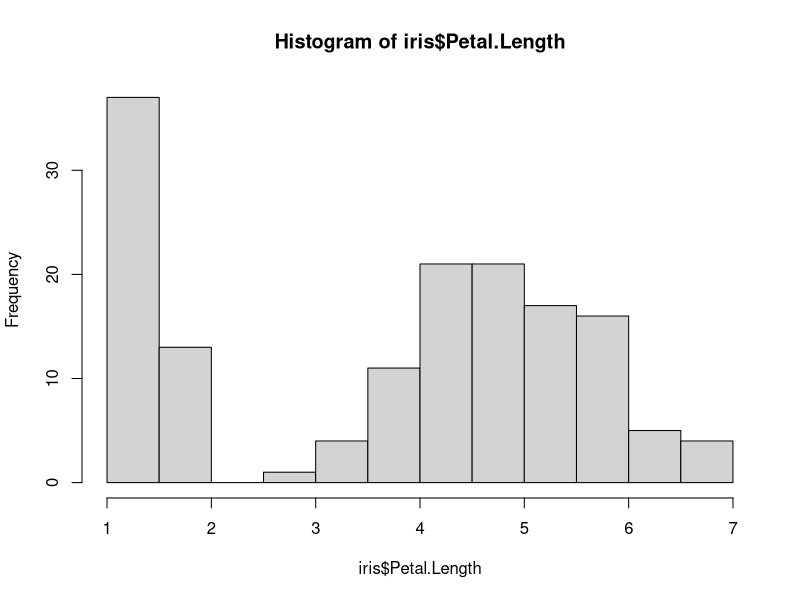
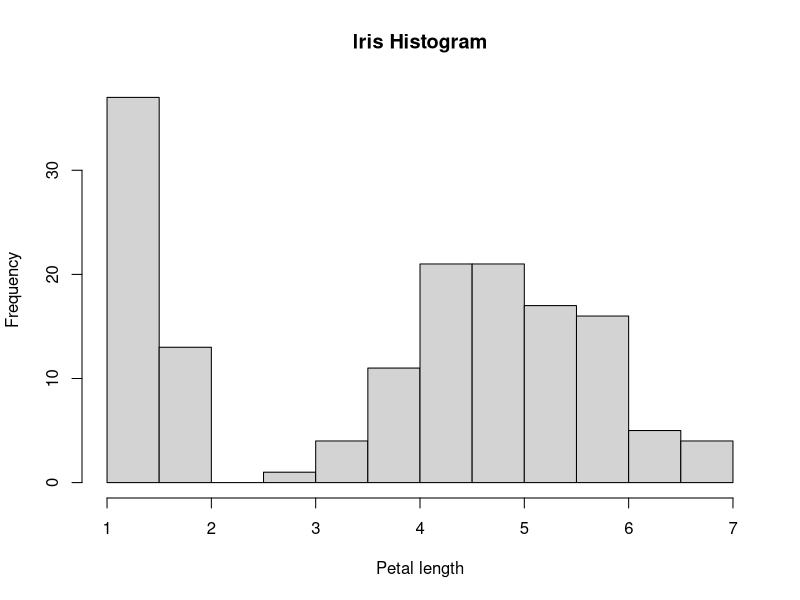
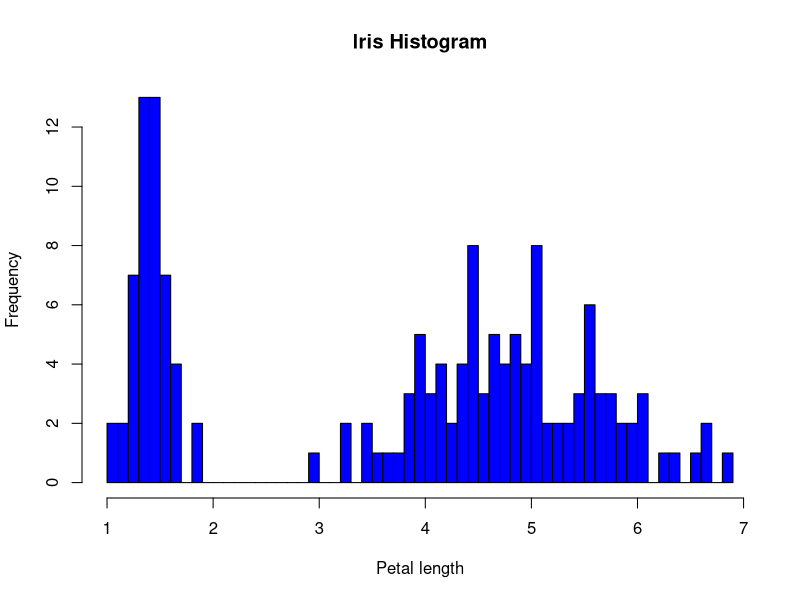
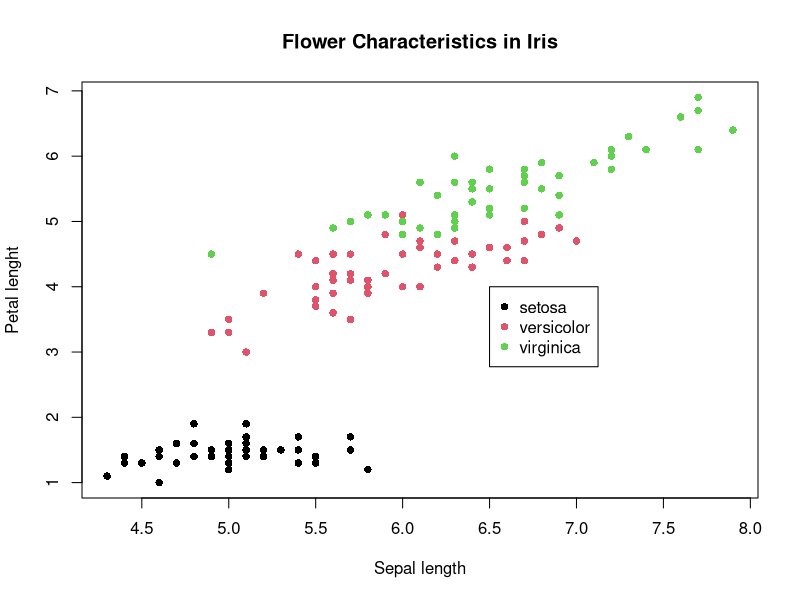
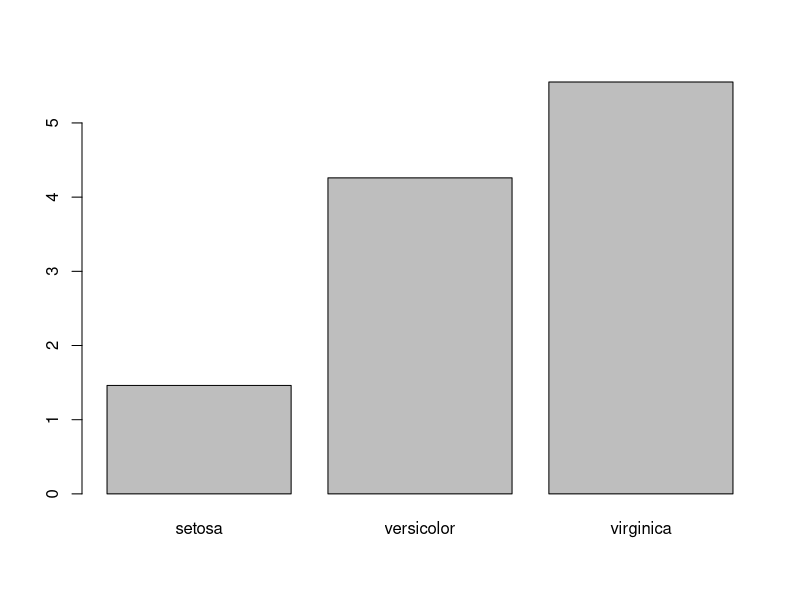
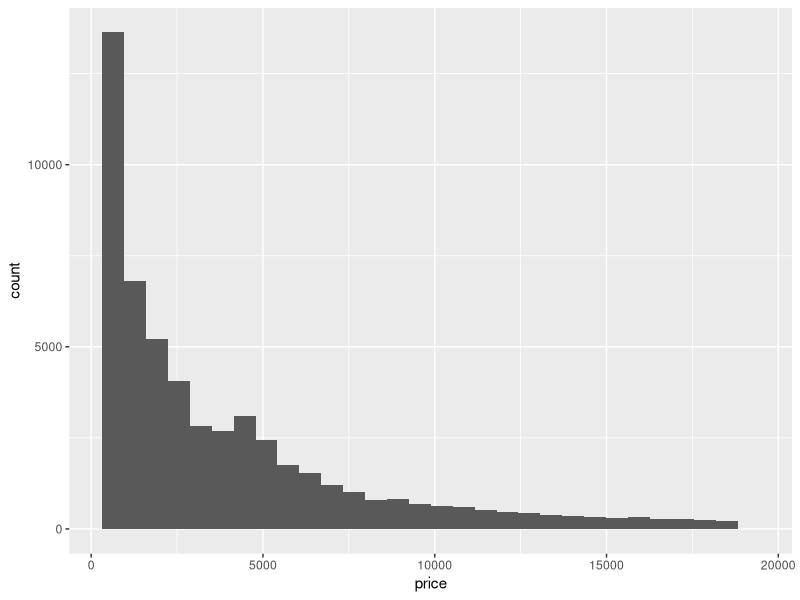
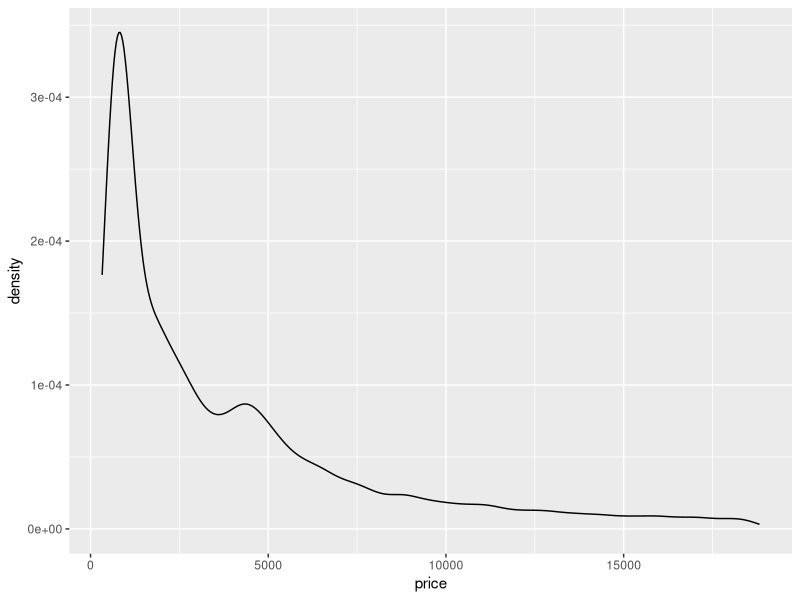
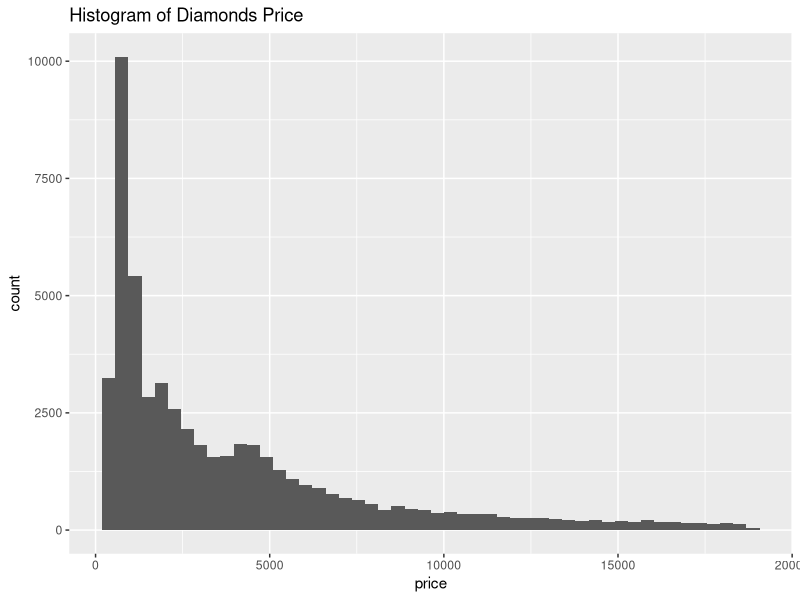

R code for these plots, in order: (Note: this script raises an error after producing the figures.)
### Base Graphics

# https://www.statmethods.net/graphs/index.html

library(dplyr)

## load iris dataset
iris=iris
str(iris)

# Histogram
hist(iris$Petal.Length)
# Histogram with Custom title and X axis
hist(iris$Petal.Length, main='Iris Histogram', xlab='Petal length')
# Histogram with Custom title and X axis, add breaks and color
hist(iris$Petal.Length, main='Iris Histogram', xlab='Petal length', breaks=50, col='blue') ## save as svg for better viewability



# Scatterplot

plot(iris$Sepal.Length, iris$Petal.Length,       # x variable, y variable
     col = iris$Species,                          # colour by species(a variable within datafram)
     pch = 16,                                    # type of point to use
     cex = 1,                                     # size of point to use
     xlab = "Sepal length",                       # x axis label
     ylab = "Petal lenght",                       # y axis label
     main = "Flower Characteristics in Iris")     # plot title

legend (x = 6.5, y = 4, legend = levels(iris$Species), col = c(1:3), pch = 16) ## adds the box to identify color by variable

# Bar Plot
bar_data=iris %>%
  group_by(Species) %>%
  summarise(Petal.Length=mean(Petal.Length))

barplot(bar_data$Petal.Length, names=bar_data$Species)

### ggplot2 is the most common used graphics package in R.  It has great flexibility, 
### allows for a wide variety of graphs, and has an easy to understand grammar.

### Additional resources:
### https://www.rstudio.com/wp-content/uploads/2015/03/ggplot2-cheatsheet.pdf
### http://docs.ggplot2.org/current/

# Install the ggplot2 library and load it.
install.packages("ggplot2")
library(ggplot2)

# Assign the diamonds data
diamonds=diamonds
# View the structure of diamonds
str(diamonds)
# Create a ggplot and assign just price to the aesthetics.
ggplot(diamonds, aes(price)) + geom_histogram() ## use diamonds dataframe aes consists of columns you want to choose
                                ##price column to use, then use geom for shape 
# Create a histogram of price by adding a geometry.
p = ggplot(diamonds, aes(price))
# Assign the ggplot to p without a geometry.
p + geom_density() 
# Create a density plot by adding geom_density() to p
p + geom_histogram(bins=50) + ggtitle('Histogram of Diamonds Price')
# Create a histogram of p, set bins = 50, and add a title.

# Create a scatter plot carat and price
ggplot(diamonds, aes(carat,price)) + 
  geom_point()
# Color the scatterplot by the cut variable
ggplot(diamonds, aes(carat, price, col=cut)) +
  geom_point(size=.5) ##to adjust size use geom_point(size=1) or read documentation ?geom_point

# Color the scatterplot by the x variable
ggplot(diamonds,aes(carat, price, col=x)) + ## color by variable i.e x in this case
  geom_point()
# Color the scatterplot blue by placing the color inside geom_point()
# Add a title and customize the x and y axis
ggplot(diamonds, aes(carat,price)) + 
  geom_point(col='blue') + 
  ggtitle('Scatterplot of Diamond Carat and Price') +
  xlab('Carat') + 
  ylab('Price')

## Practice:
## Assign the economics data
economics=economics
## View the structure of economics
str(economics)
## create a histogram of pce
ggplot(economics, aes(pce)) +
  geom_histogram()
## create a histogram of psavert
ggplot(economics, aes(psavert)) +
  geom_histogram()
## Create a scatterplot of psavert and pce, add geom_smooth() to the plot
ggplot(economics, aes(psavert, pce)) +
  geom_point() + 
  geom_smooth()  ## adds a trendline to the scatterplot
## Create a scatterplot of psavert and pce, 
ggplot(economics, aes(psavert, pce)) +
  geom_point()
## add geom_smooth(method = lm) to the plot.
## Add a title, label the x-axis "Personal Savings Rate", 
##and y-axis "Personal Consumption Expenditures".
ggplot(economics, aes(psavert, pce)) +
  geom_point() + 
  geom_smooth(method=lm) +
  ggtitle('Scatterplot Personal Savings Rate and Personal Consumption') +
  xlab('Personal Savings Rate') +
  ylab('Personal Consumption Expenditure')
# Line Graph
# Create the variable unemployment_rate in the economics 
# data frame by dividing unemploy by pop.
economics$unemployment_rate=economics$unemploy/economics$pop
# Create a line graph of unemployment_rate on date
ggplot(economics,aes(date,unemployment_rate)) +
  geom_line()
# Bar Chart
ggplot(diamonds, aes(cut)) +
  geom_bar()
# Create a barchart of the count of cut

# Use dplyr to create a barchart of mean price by cut, add the fill option
bar_data=diamonds %>%
  group_by(cut) %>%
  summarise(price=mean(price))

ggplot(bar_data, aes(cut, price)) +
  geom_bar(stat='identity')
# Create a scatterplot of carat and price. Use facet_wrap on cut.

ggplot(diamonds, aes(carat, price)) +
  geom_point() +
  facet_wrap(-cut)